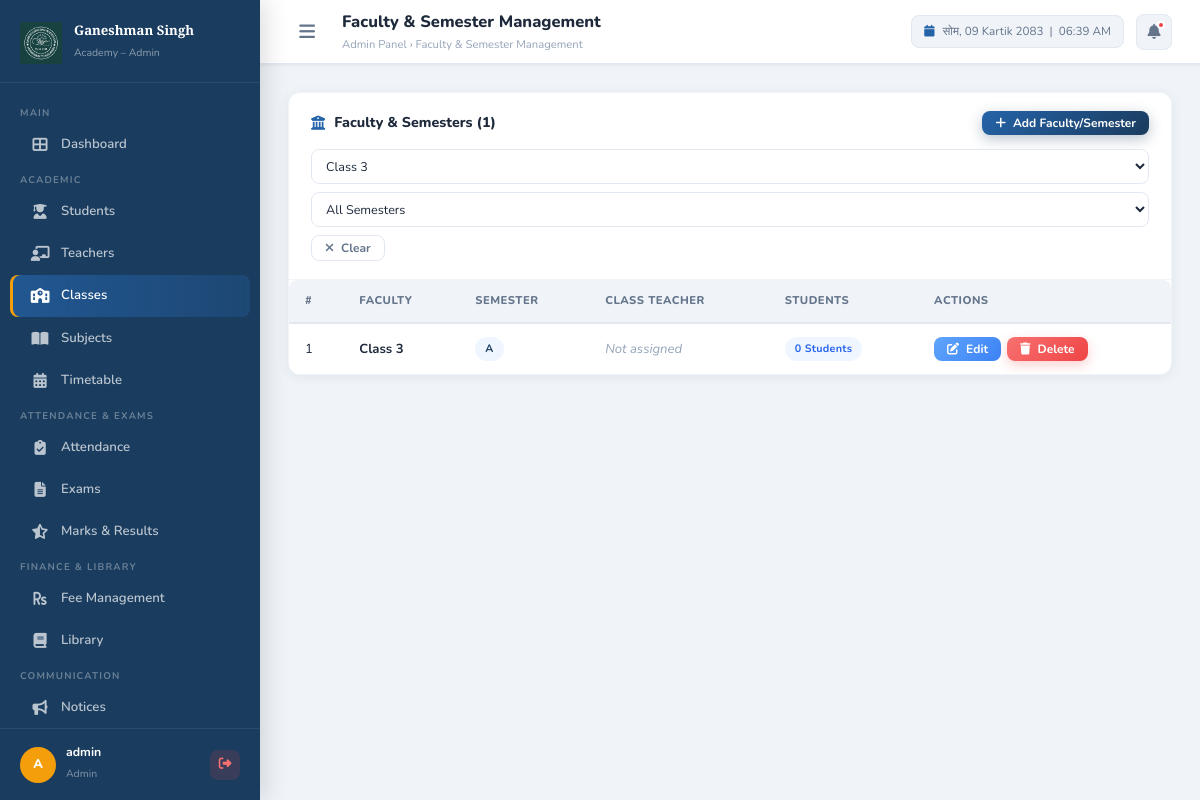
/admin/classes.php?faculty=Class 3 (signed in), run on the app's committed database.
### tables this page shows
CREATE TABLE IF NOT EXISTS classes (
    id INT AUTO_INCREMENT PRIMARY KEY,
    class_name VARCHAR(50) NOT NULL,
    section VARCHAR(10) NOT NULL,
    class_teacher_id INT DEFAULT NULL,
    created_at TIMESTAMP DEFAULT CURRENT_TIMESTAMP,
    UNIQUE KEY unique_class_section (class_name, section)
);

### includes/config.php (called while the page is built, shortened)
<?php
class Database {
    private static $instance = null;
    private $connection;
    private function __construct() {
        $this->connection = new mysqli(DB_HOST, DB_USER, DB_PASS, DB_NAME);
        $this->connection->set_charset(DB_CHARSET);
    }
    public static function getInstance(): Database {
        if (self::$instance === null) {
            self::$instance = new Database();
        }
        return self::$instance;
    }
    public function fetchAll(string $sql, string $types = '', array $params = []): array {
        if (!empty($params)) {
            $stmt = $this->connection->prepare($sql);
            $stmt->bind_param($types, ...$params);
            $stmt->execute();
            $result = $stmt->get_result();
        } else {
            $result = $this->connection->query($sql);
        }
        return $result->fetch_all(MYSQLI_ASSOC);
    }
}
function db(): Database {
    return Database::getInstance();
}

### includes/auth.php (called while the page is built, shortened)
<?php
require_once __DIR__ . '/config.php';
function sanitize(string $input): string {
    return htmlspecialchars(strip_tags(trim($input)), ENT_QUOTES, 'UTF-8');
}

### admin/classes.php (the view, shortened to what this page needs)
<?php
require_once '../includes/auth.php';
$filterFaculty = sanitize($_GET['faculty'] ?? '');
$filterSem     = sanitize($_GET['semester'] ?? '');
$where  = "WHERE 1=1";
$params = []; $types = '';
if ($filterFaculty) { $where .= " AND c.class_name = ?"; $params[] = $filterFaculty; $types .= 's'; }
$classes = db()->fetchAll("
    SELECT c.*, t.first_name, t.last_name,
           (SELECT COUNT(*) FROM students s WHERE s.class_id=c.id AND s.is_active=1) as student_count
    FROM classes c
    LEFT JOIN teachers t ON c.class_teacher_id = t.id
    $where
    ORDER BY c.class_name, c.section
", $types, $params);
$allFaculties = db()->fetchAll("SELECT DISTINCT class_name FROM classes ORDER BY class_name");
include '../includes/admin_header.php';
?>
<div class="card">
    <div class="card-header" style="flex-direction:column;align-items:flex-start;gap:14px;">
        <div style="display:flex;align-items:center;justify-content:space-between;width:100%;flex-wrap:wrap;gap:10px;">
            <h3><i class="fas fa-university"></i> Faculty & Semesters (<?= count($classes) ?>)</h3>
            <button class="btn btn-primary btn-sm" onclick="Modal.open('addClassModal')">
                <i class="fas fa-plus"></i> Add Faculty/Semester
            </button>
        </div>
        <div style="display:flex;align-items:center;gap:8px;flex-wrap:wrap;width:100%;">
            <select id="filterFaculty" class="form-control"
                    style="min-width:160px;padding:7px 10px;font-size:0.84rem;"
                    onchange="applyClassFilter()">
                <?php foreach ($allFaculties as $f): ?>
                <option value="<?= htmlspecialchars($f['class_name']) ?>"
                        <?= $filterFaculty===$f['class_name']?'selected':'' ?>>
                    <?= htmlspecialchars($f['class_name']) ?>
                </option>
                <?php endforeach; ?>
            </select>
            <select id="filterSem" class="form-control"
                    style="min-width:130px;padding:7px 10px;font-size:0.84rem;"
                    onchange="applyClassFilter()">
                <option value="">All Semesters</option>
            </select>
            <?php if ($filterFaculty || $filterSem): ?>
            <a href="classes.php" class="btn btn-outline btn-sm">
                <i class="fas fa-times"></i> Clear
            </a>
            <?php endif; ?>
        </div>
    </div>
    <div class="card-body" style="padding:0;">
        <div class="table-responsive">
            <table class="table">
                <thead>
                    <tr>
                        <th>#</th>
                        <th>Faculty</th>
                        <th>Semester</th>
                        <th>Class Teacher</th>
                        <th>Students</th>
                        <th>Actions</th>
                    </tr>
                </thead>
                <tbody>
                    <?php if (empty($classes)): ?>
                    <tr><td colspan="6">
                        <div class="empty-state">
                            <i class="fas fa-university"></i>
                            <h3>No Records Found</h3>
                            <p><?= ($filterFaculty||$filterSem) ? 'Try changing your filters.' : 'Add your first faculty and semester.' ?></p>
                        </div>
                    </td></tr>
                    <?php else: ?>
                    <?php foreach ($classes as $i => $c): ?>
                    <tr>
                        <td><?= $i + 1 ?></td>
                        <td><strong><?= htmlspecialchars($c['class_name']) ?></strong></td>
                        <td><span class="badge badge-primary"><?= htmlspecialchars($c['section']) ?></span></td>
                        <td>
                            <?php if ($c['first_name']): ?>
                            <div style="display:flex;align-items:center;gap:8px;">
                                <div class="student-avatar" style="width:28px;height:28px;font-size:0.70rem;background:linear-gradient(135deg,#059669,#10b981);">
                                    <?= strtoupper(substr($c['first_name'], 0, 1)) ?>
                                </div>
                                <?= htmlspecialchars($c['first_name'].' '.$c['last_name']) ?>
                            </div>
                            <?php else: ?>
                            <span style="color:var(--text-light);font-style:italic;">Not assigned</span>
                            <?php endif; ?>
                        </td>
                        <td><span class="badge badge-info"><?= $c['student_count'] ?> students</span></td>
                        <td>
                            <div style="display:flex;gap:6px;">
                                <button class="btn btn-info btn-sm"
                                        onclick="editClass(<?= htmlspecialchars(json_encode($c)) ?>)">
                                    <i class="fas fa-edit"></i> Edit
                                </button>
                                <form method="POST" style="display:inline;">
                                    <button type="submit" class="btn btn-danger btn-sm"
                                            onclick="return confirm('Delete \'<?= htmlspecialchars($c['class_name'].' — '.$c['section']) ?>\'? Students will be unassigned.')">
                                        <i class="fas fa-trash"></i> Delete
                                    </button>
                                </form>
                            </div>
                        </td>
                    </tr>
                    <?php endforeach; ?>
                    <?php endif; ?>
                </tbody>
            </table>
        </div>
    </div>
</div>
<?php include '../includes/admin_footer.php'; ?>

### assets/css/style.css (style rules this page uses)
:root { --primary: #1a3c5e; --primary-light: #2563a8; --primary-dark: #0f2540; --accent: #f59e0b; --accent-light: #fbbf24; --success: #10b981; --danger: #ef4444; --warning: #f59e0b; --info: #3b82f6; --purple: #8b5cf6; --bg: #f0f4f8; --bg-card: #ffffff; --bg-sidebar: #1a3c5e; --text-primary: #1e293b; --text-secondary:#64748b; --text-light: #94a3b8; --text-white: #ffffff; --border: #e2e8f0; --border-light: #f1f5f9; --shadow-sm: 0 1px 3px rgba(0,0,0,0.08); --shadow: 0 4px 16px rgba(0,0,0,0.10); --shadow-lg: 0 10px 40px rgba(0,0,0,0.14); --shadow-card: 0 2px 12px rgba(26,60,94,0.08); --radius: 12px; --radius-sm: 8px; --radius-lg: 18px; --radius-full: 9999px; --sidebar-width: 260px; --header-height: 64px; --transition: all 0.22s ease; }
*, *::before, *::after { box-sizing: border-box; margin: 0; padding: 0; }
html { font-size: 15px; scroll-behavior: smooth; }
body { font-family: 'Nunito', sans-serif; background: var(--bg); color: var(--text-primary); min-height: 100vh; line-height: 1.6; }
a { color: var(--primary-light); text-decoration: none; transition: var(--transition); }
.form-control { width: 100%; padding: 11px 14px; border: 1.5px solid var(--border); border-radius: var(--radius-sm); font-family: 'Nunito', sans-serif; font-size: 0.93rem; color: var(--text-primary); background: #fff; transition: var(--transition); outline: none; }
select.form-control { cursor: pointer; }
.btn { display: inline-flex; align-items: center; gap: 7px; padding: 10px 20px; border: none; border-radius: var(--radius-sm); font-family: 'Nunito', sans-serif; font-size: 0.88rem; font-weight: 700; cursor: pointer; transition: var(--transition); text-decoration: none; white-space: nowrap; line-height: 1; }
.btn-primary { background: linear-gradient(135deg, var(--primary-light), var(--primary)); color: #fff; box-shadow: 0 4px 14px rgba(26,60,94,0.3); }
.btn-danger { background: linear-gradient(135deg, #f87171, var(--danger)); color: #fff; box-shadow: 0 4px 12px rgba(239,68,68,0.25); }
.btn-info { background: linear-gradient(135deg, #60a5fa, var(--info)); color: #fff; }
.btn-outline { background: transparent; border: 1.5px solid var(--border); color: var(--text-secondary); }
.btn-sm { padding: 6px 13px; font-size: 0.80rem; }
.card { background: #fff; border-radius: var(--radius); box-shadow: var(--shadow-card); border: 1px solid var(--border-light); overflow: hidden; }
.card-header { padding: 18px 22px; border-bottom: 1px solid var(--border-light); display: flex; align-items: center; justify-content: space-between; gap: 12px; }
.card-header h3 { font-size: 0.95rem; font-weight: 800; color: var(--text-primary); display: flex; align-items: center; gap: 9px; }
.card-header h3 i { color: var(--primary-light); }
.card-body { padding: 22px; }
.table-responsive { overflow-x: auto; border-radius: var(--radius-sm); }
.table { width: 100%; border-collapse: collapse; font-size: 0.87rem; }
.table th { background: var(--bg); padding: 12px 16px; text-align: left; font-size: 0.75rem; font-weight: 800; text-transform: uppercase; letter-spacing: 0.5px; color: var(--text-secondary); border-bottom: 2px solid var(--border); white-space: nowrap; }
.table td { padding: 13px 16px; border-bottom: 1px solid var(--border-light); color: var(--text-primary); vertical-align: middle; }
.table tbody tr:last-child td { border-bottom: none; }
.badge { display: inline-flex; align-items: center; gap: 4px; padding: 3px 10px; border-radius: var(--radius-full); font-size: 0.72rem; font-weight: 700; text-transform: capitalize; letter-spacing: 0.3px; }
.badge-info { background: #eff6ff; color: #2563eb; }
.badge-primary { background: #eff6ff; color: var(--primary); }

### data on the page
classes: class_name "Class 3", section "A", student_count "0"

### other printed values
substr($user['name'],0,1) "A"
$user['name'] "admin"
$user['role'] "Admin"
$pageTitle "Faculty & Semester Management"
NepaliDate::todayDayName() "सोम"
count($classes) "1"
form field value "Class 3"
